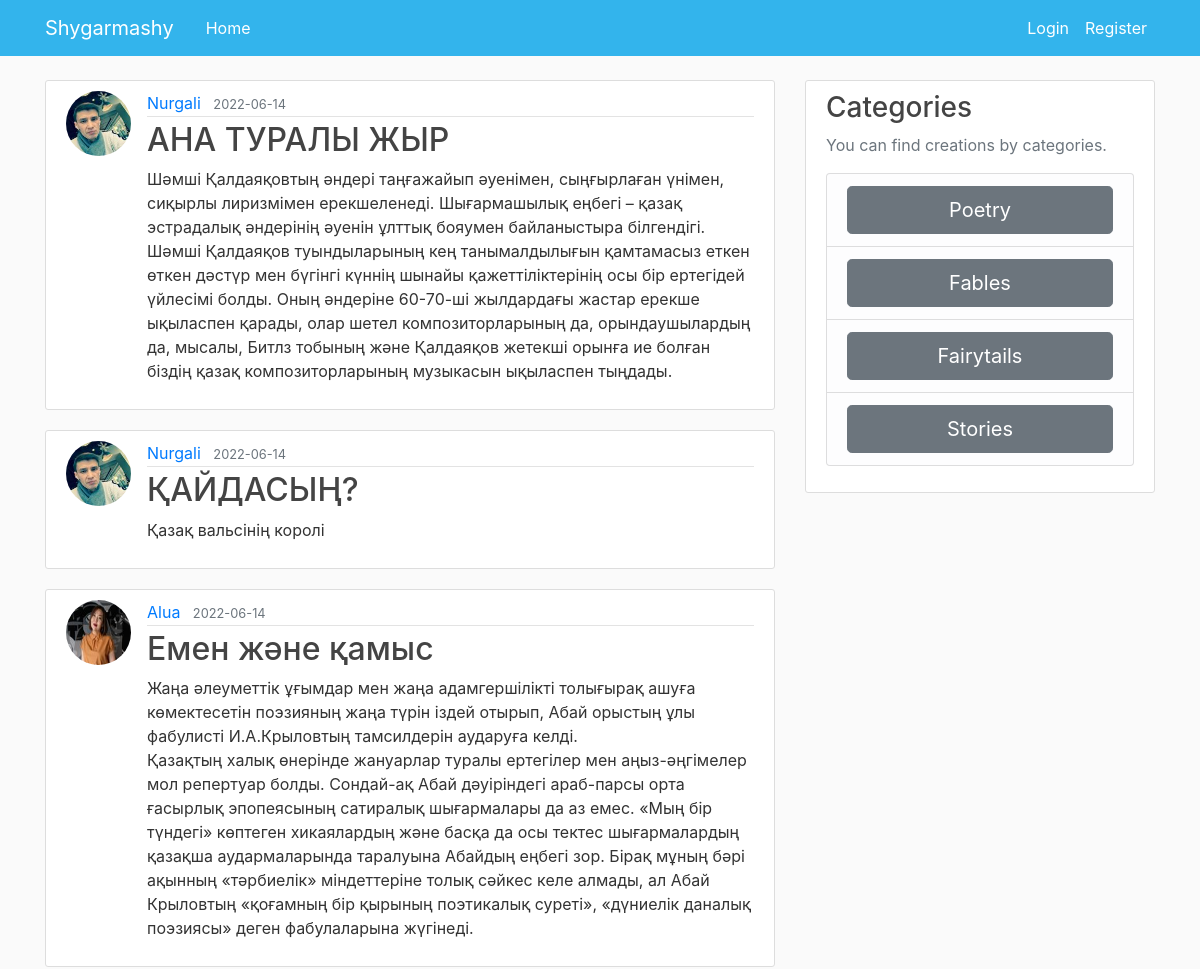
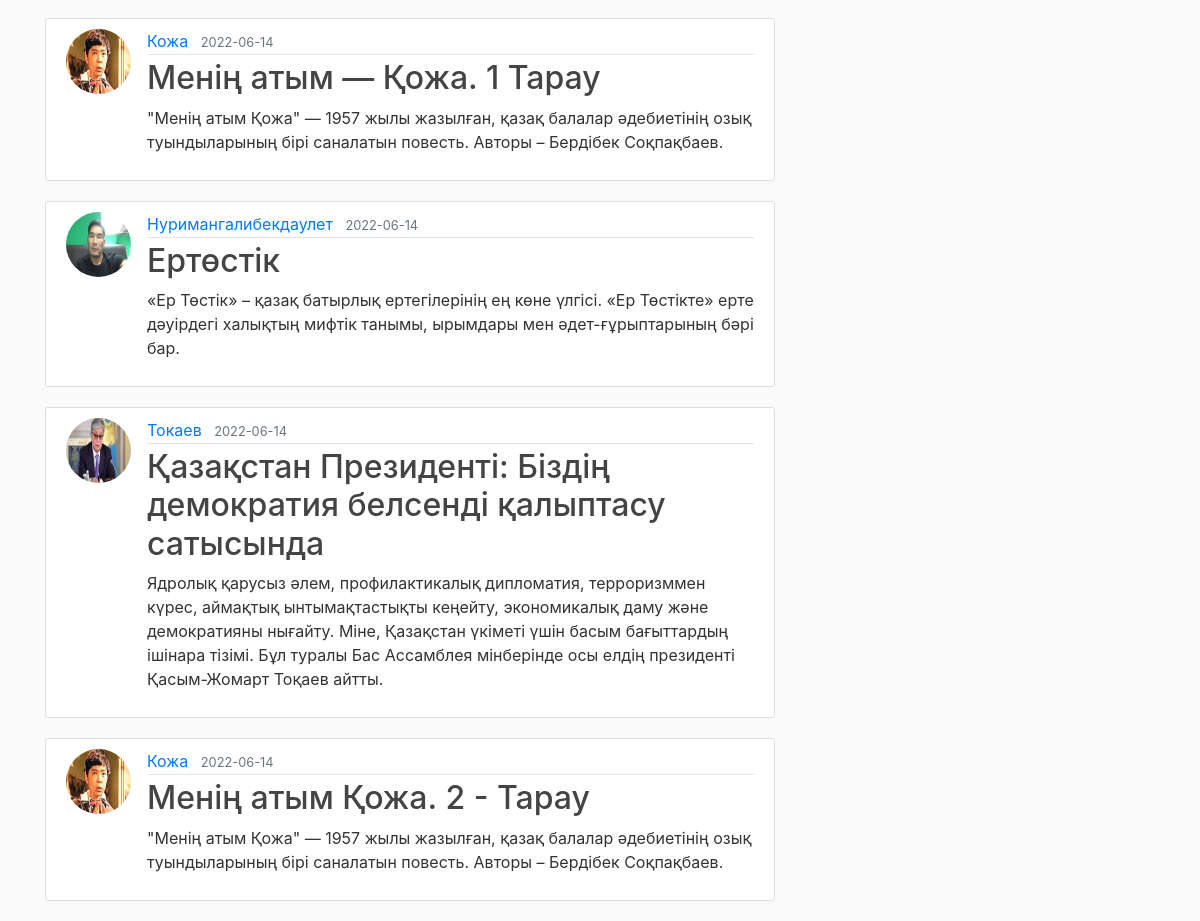
The page /home on the database its author committed (2 pictures, top to bottom).
### flaskblog/models.py (models this page shows, shortened)
class Post(db.Model):
    id = db.Column(db.Integer, primary_key=True)
    title = db.Column(db.String(100), nullable=False)
    date_posted = db.Column(db.DateTime, nullable=False, default=datetime.utcnow)
    content = db.Column(db.Text, nullable=False)
    description = db.Column(db.Text, nullable=False)
    category = db.Column(db.String(100), nullable=False)
    user_id = db.Column(db.Integer, db.ForeignKey('user.id'), nullable=False)

class User(db.Model, UserMixin):
    id = db.Column(db.Integer, primary_key=True)
    username = db.Column(db.String(20), unique=True, nullable=False)
    email = db.Column(db.String(120), unique=True, nullable=False)
    image_file = db.Column(db.String(20), nullable=False, default='default.jpg')
    password = db.Column(db.String(60), nullable=False)
    posts = db.relationship('Post', backref='author', lazy=True)

### flaskblog/routes.py (the view)
@app.route("/")
@app.route("/home")
def home():
    posts = Post.query.all()
    return render_template('home.html', posts=posts)

### flaskblog/templates/home.html
{% extends "layout.html" %}
{% block content %}
    {% for post in posts %}
        <article class="media content-section">
          <img class="rounded-circle article-img" src="{{ url_for('static', filename='profile_pics/' + post.author.image_file) }}">
          <div class="media-body">
            <div class="article-metadata">
              <a class="mr-2" href="#">{{ post.author.username }}</a>
              <small class="text-muted">{{ post.date_posted.strftime('%Y-%m-%d') }}</small>
            </div>
            <h2><a class="article-title" href="{{ url_for('post', post_id=post.id) }}">{{ post.title }}</a></h2>
            <p class="article-content">{{ post.description|safe }}</p>
          </div>
        </article>
    {% endfor %}
{% endblock content %}

### flaskblog/templates/layout.html (shortened to what this page needs)
<!DOCTYPE html>
<html>
<head>
    <link rel="stylesheet" href="https://maxcdn.bootstrapcdn.com/bootstrap/4.0.0/css/bootstrap.min.css">
    <link rel="stylesheet" type="text/css" href="{{ url_for('static', filename='main.css') }}">
</head>
<body>
    <header class="site-header">
      <nav class="navbar navbar-expand-md navbar-dark bg-steel fixed-top">
        <div class="container">
          <a class="navbar-brand mr-4" href="/">Shygarmashy</a>
          <div class="collapse navbar-collapse" id="navbarToggle">
            <div class="navbar-nav mr-auto">
              <a class="nav-item nav-link" href="{{ url_for('home') }}">Home</a>
            </div>
            <div class="navbar-nav">
              {% if current_user.is_authenticated %}
                <a class="nav-item nav-link" href="{{ url_for('new_post') }}">New Post</a>
                <a class="nav-item nav-link" href="{{ url_for('account') }}">Account</a>
                <a class="nav-item nav-link" href="{{ url_for('logout') }}">Logout</a>
              {% else %}
                <a class="nav-item nav-link" href="{{ url_for('login') }}">Login</a>
                <a class="nav-item nav-link" href="{{ url_for('register') }}">Register</a>
              {% endif %}
            </div>
          </div>
        </div>
      </nav>
    </header>
    <main role="main" class="container">
      <div class="row">
        <div class="col-md-8">
          {% block content %}{% endblock %}
        </div>
        <div class="col-md-4">
          <div class="content-section">
            <h3>Categories</h3>
            <p class='text-muted'>You can find creations by categories.
              <ul class="list-group">
                <li class="list-group-item list-group-item-light">
                  <a class="btn btn-secondary btn-lg btn-block" href="{{ url_for('poetry') }}" role="button">Poetry</a>
                </li>
                <li class="list-group-item list-group-item-light">
                  <a class="btn btn-secondary btn-lg btn-block" href="{{ url_for('fables') }}" role="button">Fables</a>
                </li>
                <li class="list-group-item list-group-item-light">
                  <a class="btn btn-secondary btn-lg btn-block" href="{{ url_for('fairytails') }}" role="button">Fairytails</a>
                </li>
                <li class="list-group-item list-group-item-light">
                  <a class="btn btn-secondary btn-lg btn-block" href="{{ url_for('stories') }}" role="button">Stories</a>
                </li>
              </ul>
            </p>
          </div>
        </div>
      </div>
    </main>
</body>
</html>

### flaskblog/static/main.css (style rules this page uses)
body { background: #fafafa; color: #333333; margin-top: 5rem; }
h1, h2, h3, h4, h5, h6 { color: #444444; }
.bg-steel { background-color: #33b4ec; }
.site-header .navbar-nav .nav-link { color: #ffffff; }
.content-section { background: #ffffff; padding: 10px 20px; border: 1px solid #dddddd; border-radius: 3px; margin-bottom: 20px; }
.article-title { color: #444444; }
.article-content { white-space: pre-line; }
.article-img { height: 65px; width: 65px; margin-right: 16px; }
.article-metadata { padding-bottom: 1px; margin-bottom: 4px; border-bottom: 1px solid #e3e3e3 }

### rows shown on the page
Post: image_file (picture), author.username "Nurgali", date_posted "2022-06-14", title "АНА ТУРАЛЫ ЖЫР", description "Шәмші Қалдаяқовтың әндері таңғажайып әуенімен, сыңғырлаған үнімен, сиқырлы лиризмімен ерекшеленеді. Шығармашылық еңбегі – қазақ эстрадалық әндерінің әуенін ұлттық бояумен байланыстыра білгендігі. Шәмші Қалдаяқов туындыларының кең танымалдылығын қамтамасыз еткен өткен дәстүр мен бүгінгі күннің шынайы қажеттіліктерінің осы бір ертегідей үйлесімі болды. Оның әндеріне 60-70-ші жылдардағы жастар ерекше ықыласпен қарады, олар шетел композиторларының да, орындаушылардың да, мысалы, Битлз тобының және Қалдаяқов жетекші орынға ие болған біздің қазақ композиторларының музыкасын ықыласпен тыңдады."
Post: image_file (picture), author.username "Nurgali", date_posted "2022-06-14", title "ҚАЙДАСЫҢ?", description "Қазақ вальсінің королі"
Post: image_file (picture), author.username "Alua", date_posted "2022-06-14", title "Емен және қамыс", description "Жаңа әлеуметтік ұғымдар мен жаңа адамгершілікті толығырақ ашуға көмектесетін поэзияның жаңа түрін іздей отырып, Абай орыстың ұлы фабулисті И.А.Крыловтың тамсилдерін аударуға келді. Қазақтың халық өнерінде жануарлар туралы ертегілер мен аңыз-әңгімелер мол репертуар болды. Сондай-ақ Абай дәуіріндегі араб-парсы орта ғасырлық эпопеясының сатиралық шығармалары да аз емес. «Мың бір түндегі» көптеген хикаялардың және басқа да осы тектес шығармалардың қазақша аудармаларында таралуына Абайдың еңбегі зор. Бірақ мұның бәрі ақынның «тәрбиелік» міндеттеріне толық сәйкес келе алмады, ал Абай Крыловтың «қоғамның бір қырының поэтикалық суреті», «дүниелік даналық поэзиясы» деген фабулаларына жүгінеді."
Post: image_file (picture), author.username "Кожа", date_posted "2022-06-14", title "Менің атым — Қожа. 1 Тарау", description "\"Менің атым Қожа\" — 1957 жылы жазылған, қазақ балалар әдебиетінің озық туындыларының бірі саналатын повесть. Авторы – Бердібек Соқпақбаев."
Post: image_file (picture), author.username "Нуримангалибекдаулет", date_posted "2022-06-14", title "Ертөстік", description "«Ер Төстік» – қазақ батырлық ертегілерінің ең көне үлгісі. «Ер Төстікте» ерте дәуірдегі халықтың мифтік танымы, ырымдары мен әдет-ғұрыптарының бәрі бар."
Post: image_file (picture), author.username "Токаев", date_posted "2022-06-14", title "Қазақстан Президенті: Біздің демократия белсенді қалыптасу сатысында", description "Ядролық қарусыз әлем, профилактикалық дипломатия, терроризммен күрес, аймақтық ынтымақтастықты кеңейту, экономикалық даму және демократияны нығайту. Міне, Қазақстан үкіметі үшін басым бағыттардың ішінара тізімі. Бұл туралы Бас Ассамблея мінберінде осы елдің президенті Қасым-Жомарт Тоқаев айтты."
Post: image_file (picture), author.username "Кожа", date_posted "2022-06-14", title "Менің атым Қожа. 2 - Тарау", description "\"Менің атым Қожа\" — 1957 жылы жазылған, қазақ балалар әдебиетінің озық туындыларының бірі саналатын повесть. Авторы – Бердібек Соқпақбаев."
